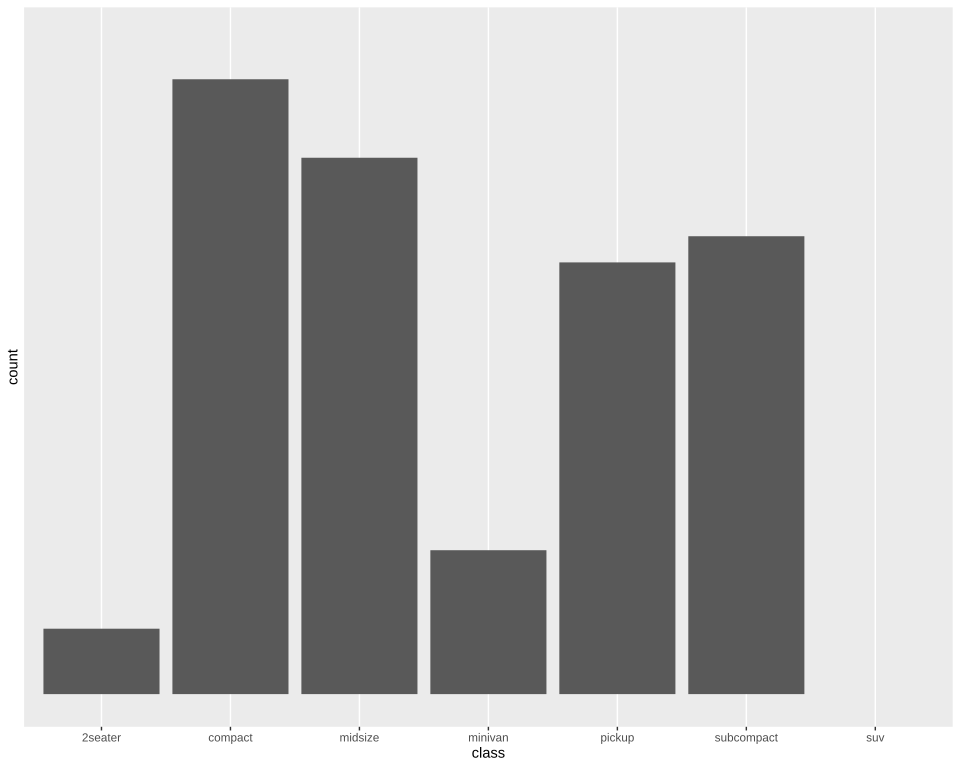

Write R code to recreate this figure.
# The plot test/golden/scale_bars_cut.svg draws, drawn by ggplot2 itself, as ggplot2's own visual
# tests draw their snapshots: the independent check on that golden whenever it changes. The suite
# never runs this; it needs R, ggplot2 and vdiffr, saved as the Docker image
# giggly-r:ggplot2-4.0.3. From the repository's root:
#
#   docker run --rm -v "$PWD/test/golden":/golden:ro giggly-r:ggplot2-4.0.3 \
#     Rscript /golden/scale_bars_cut.R > scale_bars_cut.ggplot2.svg
#
# and compare the two drawings element by element, as test/golden/point.R describes.
#
# Counted bars under a y scale from 0 to 50 with no breaks: the suv bar, 62 rows, reaches past the
# limit once it is placed, so it is missing and not drawn, and the y axis, with no breaks, draws
# nothing and takes no room. The x scale's limits drop the rows outside them before counting.

library(ggplot2)

plot <- ggplot(mpg, aes(class)) +
  geom_bar() +
  scale_y_continuous(limits = c(0, 50), breaks = NULL) +
  theme_gray()

file <- tempfile(fileext = ".svg")
suppressWarnings(vdiffr::write_svg(plot, file))
cat(readLines(file), sep = "\n")
